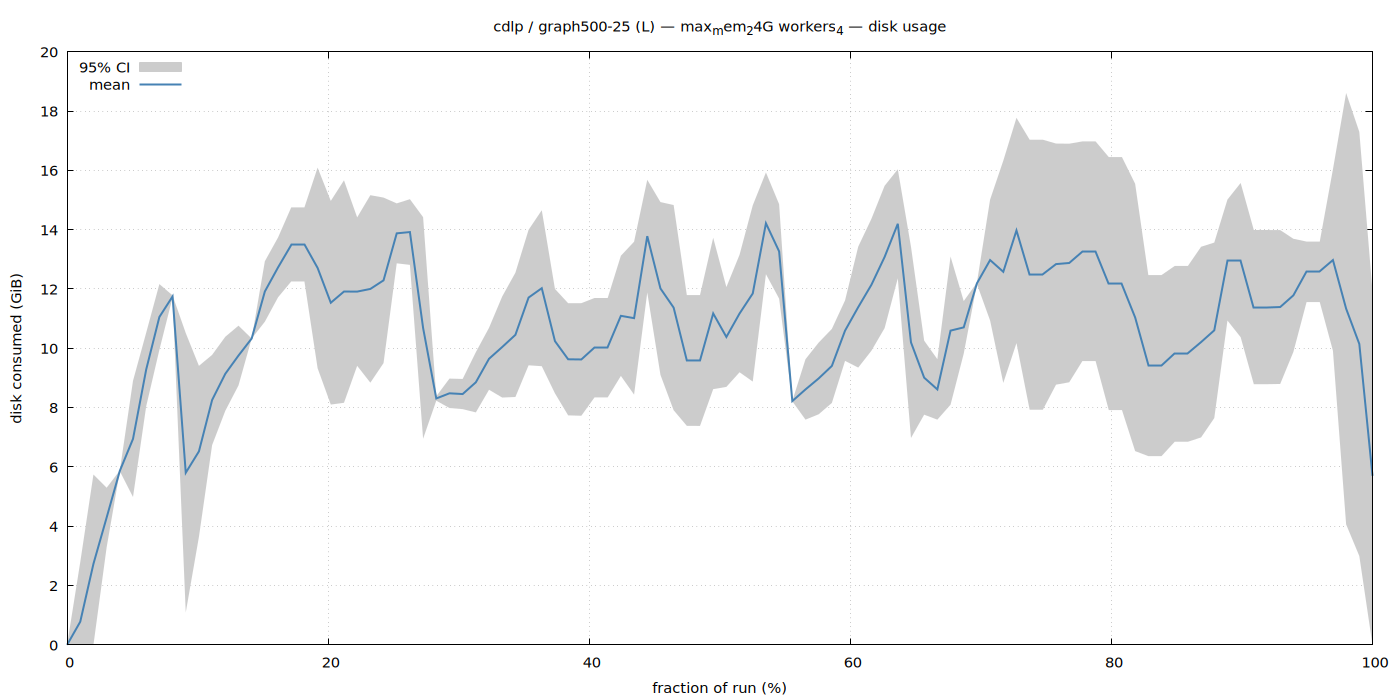

The script that saved this image:
set terminal pngcairo size 1400,700 enhanced font 'Sans,11'
set output '/home/ubuntu/nvm/results/cdlp/L/graph500-25/max_mem_24G_workers_4/disk.png'
set title "cdlp / graph500-25 (L) — max_mem_24G workers_4 — disk usage"
set xlabel 'fraction of run (%)'
set ylabel 'disk consumed (GiB)'
set grid
set key top left
set yrange [0:*]
plot '/home/ubuntu/nvm/results/cdlp/L/graph500-25/max_mem_24G_workers_4/disk.dat' using 1:3:4 with filledcurves lc rgb '#cccccc' title '95% CI', \
     '' using 1:2 with lines lw 2 lc rgb '#4682b4' title 'mean'
